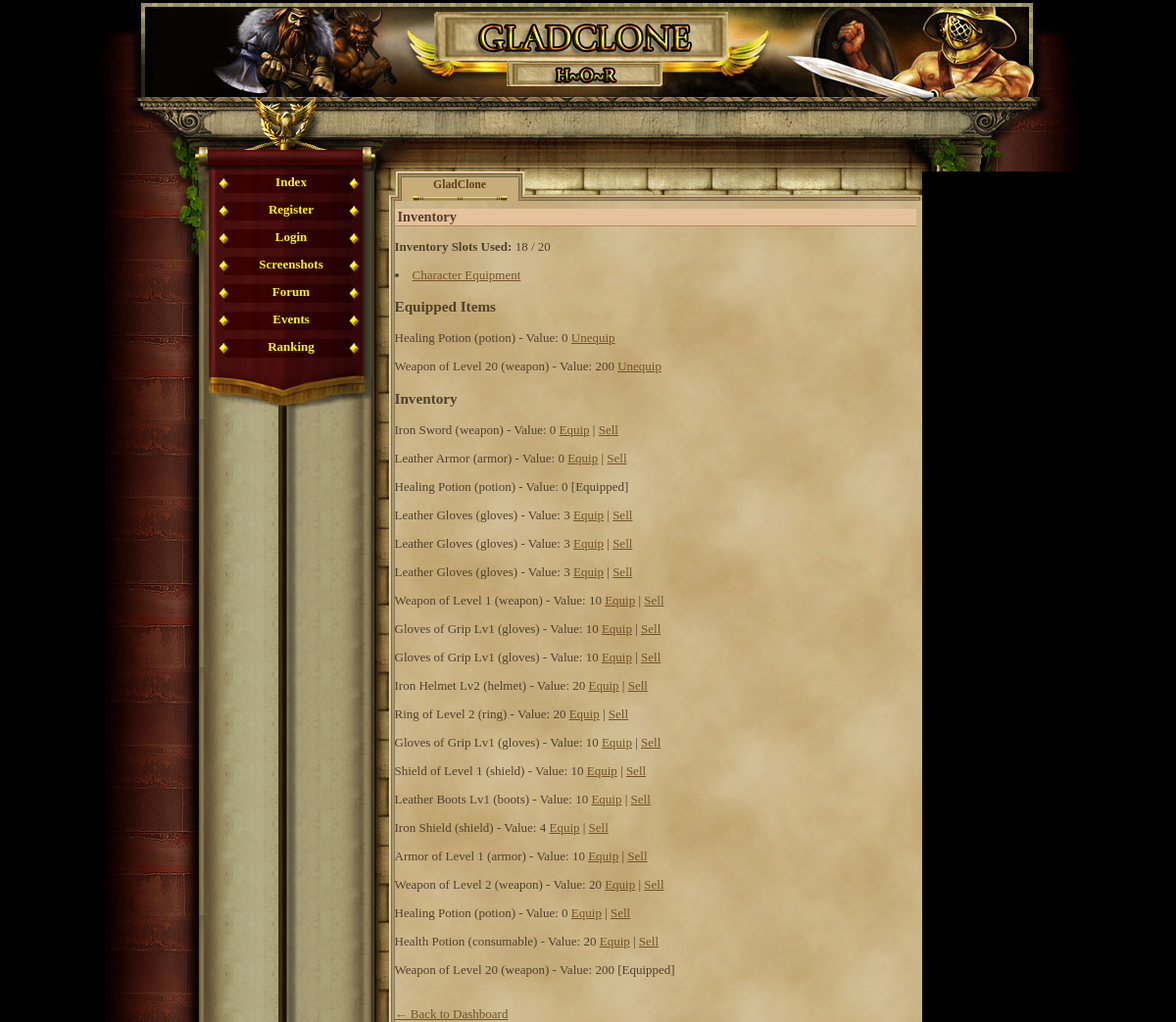
/inventory.php (signed in), run on an earlier commit of the app's database.
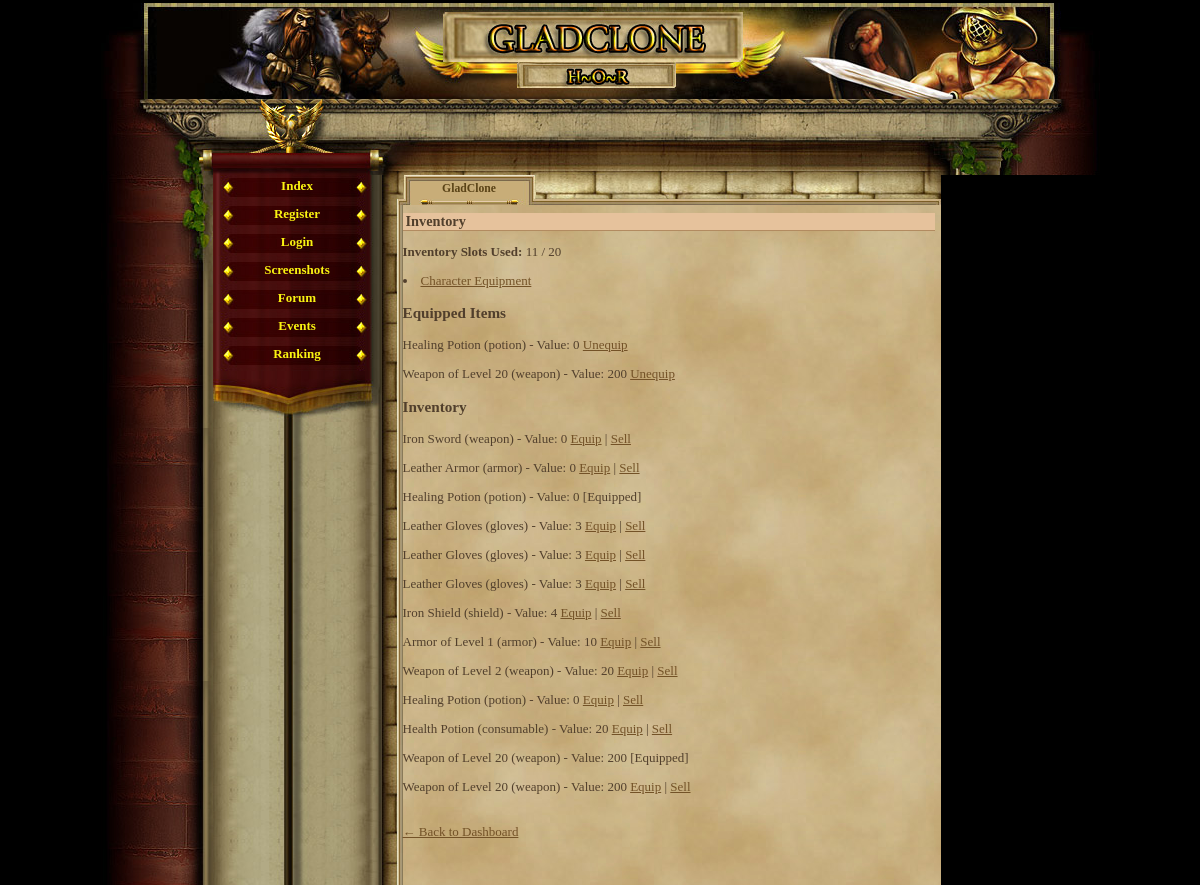
And on a later commit of the database.
### tables this page shows
CREATE TABLE `player_items` (
  `id` int(11) NOT NULL AUTO_INCREMENT,
  `player_id` int(11) NOT NULL,
  `item_id` int(11) NOT NULL,
  `quantity` int(11) NOT NULL DEFAULT '1',
  `equipped` tinyint(1) NOT NULL DEFAULT '0',
  `position` int(11) NOT NULL DEFAULT '0',
  PRIMARY KEY (`id`),
  KEY `player_id` (`player_id`),
  KEY `item_id` (`item_id`),
  CONSTRAINT `player_items_ibfk_1` FOREIGN KEY (`player_id`) REFERENCES `gracze` (`id`),
  CONSTRAINT `player_items_ibfk_2` FOREIGN KEY (`item_id`) REFERENCES `items` (`id`)
);

CREATE TABLE `items` (
  `id` int(11) NOT NULL AUTO_INCREMENT,
  `name` varchar(50) NOT NULL,
  `description` text,
  `type` varchar(20) NOT NULL,
  `attack_bonus` int(11) DEFAULT '0',
  `defense_bonus` int(11) DEFAULT '0',
  `sell_value` int(11) NOT NULL DEFAULT '10',
  `value` int(11) NOT NULL DEFAULT '0',
  `price` int(11) NOT NULL DEFAULT '0',
  `image` varchar(255) DEFAULT 'default.png',
  `slot` varchar(20) NOT NULL DEFAULT 'misc',
  `dex_bonus` int(11) DEFAULT '0',
  `level_required` int(11) DEFAULT '1',
  PRIMARY KEY (`id`)
);

### inventory.php (the view, shortened to what this page needs)
<?php
require_once('var/ustawienia.php');
require_once('gora_strony.php');
require_once('menu_l.php');
$player_id = $_SESSION['id'];
$max_inventory_slots = 20;
$count_query = $conn->prepare("SELECT COUNT(*) FROM player_items WHERE player_id = ? AND equipped = 0");
$count_query->bind_param("i", $player_id);
$count_query->execute();
$count_query->bind_result($inventory_count);
?>
<h2>Inventory</h2>
<p><strong>Inventory Slots Used:</strong> <?= $inventory_count ?> / <?= $max_inventory_slots ?></p>
<li><a href='character_equipment.php'>Character Equipment</a></li>
<?php
echo "<h3>Equipped Items</h3>";
$equipped_query = $conn->prepare("
    SELECT pi.id as player_item_id, i.name, i.type, i.value
    FROM player_items pi
    JOIN items i ON pi.item_id = i.id
    WHERE pi.player_id = ? AND pi.equipped = 1
");
$equipped_query->bind_param("i", $player_id);
$equipped_query->execute();
$equipped_result = $equipped_query->get_result();
if ($equipped_result->num_rows > 0) {
    while ($item = $equipped_result->fetch_assoc()) {
        echo "<p>{$item['name']} ({$item['type']}) - Value: {$item['value']}
            <a href='unequip_item.php?id={$item['player_item_id']}'>Unequip</a></p>";
    }
} else {
    echo "<p>No items equipped.</p>";
}
echo "<h3>Inventory</h3>";
$inv_query = $conn->prepare("
    SELECT pi.id as player_item_id, i.name, i.type, i.value, pi.equipped
    FROM player_items pi
    JOIN items i ON pi.item_id = i.id
    WHERE pi.player_id = ?
");
$inv_query->bind_param("i", $player_id);
$inv_query->execute();
$inv_result = $inv_query->get_result();
if ($inv_result->num_rows > 0) {
    while ($item = $inv_result->fetch_assoc()) {
        echo "<p>{$item['name']} ({$item['type']}) - Value: {$item['value']} ";
        if ($item['equipped']) {
            echo "[Equipped]";
        } else {
            echo "<a href='inventory.php?equip={$item['player_item_id']}'>Equip</a> | ";
            echo "<a href='sell_item.php?id={$item['player_item_id']}' onclick=\"return confirm('Sell this item?');\">Sell</a>";
        }
        echo "</p>";
    }
} else {
    echo "<p>No items in inventory.</p>";
}
?>
<br><a href="index.php">← Back to Dashboard</a>

What changed in the data, as far as the page shows it:
removed player_items: item.name "Weapon of Level 1", item.type "weapon", item.value "10", shown under "Inventory"
removed player_items: item.name "Gloves of Grip Lv1", item.type "gloves", item.value "10", shown under "Inventory"
removed player_items: item.name "Gloves of Grip Lv1", item.type "gloves", item.value "10", shown under "Inventory"
removed player_items: item.name "Iron Helmet Lv2", item.type "helmet", item.value "20", shown under "Inventory"
removed player_items: item.name "Ring of Level 2", item.type "ring", item.value "20", shown under "Inventory"
removed player_items: item.name "Gloves of Grip Lv1", item.type "gloves", item.value "10", shown under "Inventory"
removed player_items: item.name "Shield of Level 1", item.type "shield", item.value "10", shown under "Inventory"
removed player_items: item.name "Leather Boots Lv1", item.type "boots", item.value "10", shown under "Inventory"
added player_items: item.name "Weapon of Level 20", item.type "weapon", item.value "200", shown under "Inventory"
Also different on the page:
$inventory_count: "18" → "11"
